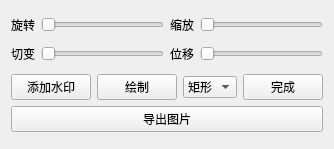
<?xml version="1.0" encoding="UTF-8"?>
<ui version="4.0">
 <class>ControlFrame</class>
 <widget class="QWidget" name="ControlFrame">
  <property name="geometry">
   <rect>
    <x>0</x>
    <y>0</y>
    <width>300</width>
    <height>149</height>
   </rect>
  </property>
  <property name="windowTitle">
   <string>Form</string>
  </property>
  <layout class="QGridLayout" name="gridLayout_2">
   <item row="0" column="2">
    <widget class="QLabel" name="label_4">
     <property name="text">
      <string>缩放</string>
     </property>
    </widget>
   </item>
   <item row="1" column="3">
    <widget class="QSlider" name="translateSlider">
     <property name="maximum">
      <number>100</number>
     </property>
     <property name="orientation">
      <enum>Qt::Orientation::Horizontal</enum>
     </property>
    </widget>
   </item>
   <item row="0" column="1">
    <widget class="QSlider" name="rotateSlider">
     <property name="maximum">
      <number>360</number>
     </property>
     <property name="orientation">
      <enum>Qt::Orientation::Horizontal</enum>
     </property>
    </widget>
   </item>
   <item row="1" column="0">
    <widget class="QLabel" name="label_3">
     <property name="text">
      <string>切变</string>
     </property>
    </widget>
   </item>
   <item row="1" column="2">
    <widget class="QLabel" name="label_2">
     <property name="text">
      <string>位移</string>
     </property>
    </widget>
   </item>
   <item row="0" column="3">
    <widget class="QSlider" name="scaleSlider">
     <property name="maximum">
      <number>100</number>
     </property>
     <property name="singleStep">
      <number>1</number>
     </property>
     <property name="orientation">
      <enum>Qt::Orientation::Horizontal</enum>
     </property>
    </widget>
   </item>
   <item row="1" column="1">
    <widget class="QSlider" name="shearSlider">
     <property name="maximum">
      <number>20</number>
     </property>
     <property name="orientation">
      <enum>Qt::Orientation::Horizontal</enum>
     </property>
    </widget>
   </item>
   <item row="0" column="0">
    <widget class="QLabel" name="label_1">
     <property name="text">
      <string>旋转</string>
     </property>
    </widget>
   </item>
   <item row="2" column="0" colspan="4">
    <layout class="QGridLayout" name="gridLayout">
     <item row="0" column="0">
      <layout class="QHBoxLayout" name="drawToolsLayout">
       <item>
        <widget class="QPushButton" name="watermarkButton">
         <property name="text">
          <string>添加水印</string>
         </property>
         <property name="checkable">
          <bool>true</bool>
         </property>
        </widget>
       </item>
       <item>
        <widget class="QPushButton" name="drawButton">
         <property name="text">
          <string>绘制</string>
         </property>
         <property name="checkable">
          <bool>true</bool>
         </property>
        </widget>
       </item>
       <item>
        <widget class="QComboBox" name="shapeComboBox">
         <item>
          <property name="text">
           <string>矩形</string>
          </property>
          <property name="data">
           <string>rect</string>
          </property>
         </item>
         <item>
          <property name="text">
           <string>直线</string>
          </property>
          <property name="data">
           <string>line</string>
          </property>
         </item>
        </widget>
       </item>
       <item>
        <widget class="QPushButton" name="finishDrawButton">
         <property name="text">
          <string>完成</string>
         </property>
        </widget>
       </item>
      </layout>
     </item>
     <item row="1" column="0">
      <widget class="QPushButton" name="exportButton">
       <property name="text">
        <string>导出图片</string>
       </property>
      </widget>
     </item>
    </layout>
   </item>
  </layout>
 </widget>
 <tabstops>
  <tabstop>rotateSlider</tabstop>
  <tabstop>scaleSlider</tabstop>
  <tabstop>shearSlider</tabstop>
  <tabstop>translateSlider</tabstop>
  <tabstop>watermarkButton</tabstop>
  <tabstop>drawButton</tabstop>
  <tabstop>shapeComboBox</tabstop>
  <tabstop>finishDrawButton</tabstop>
  <tabstop>exportButton</tabstop>
 </tabstops>
 <resources/>
 <connections/>
</ui>
